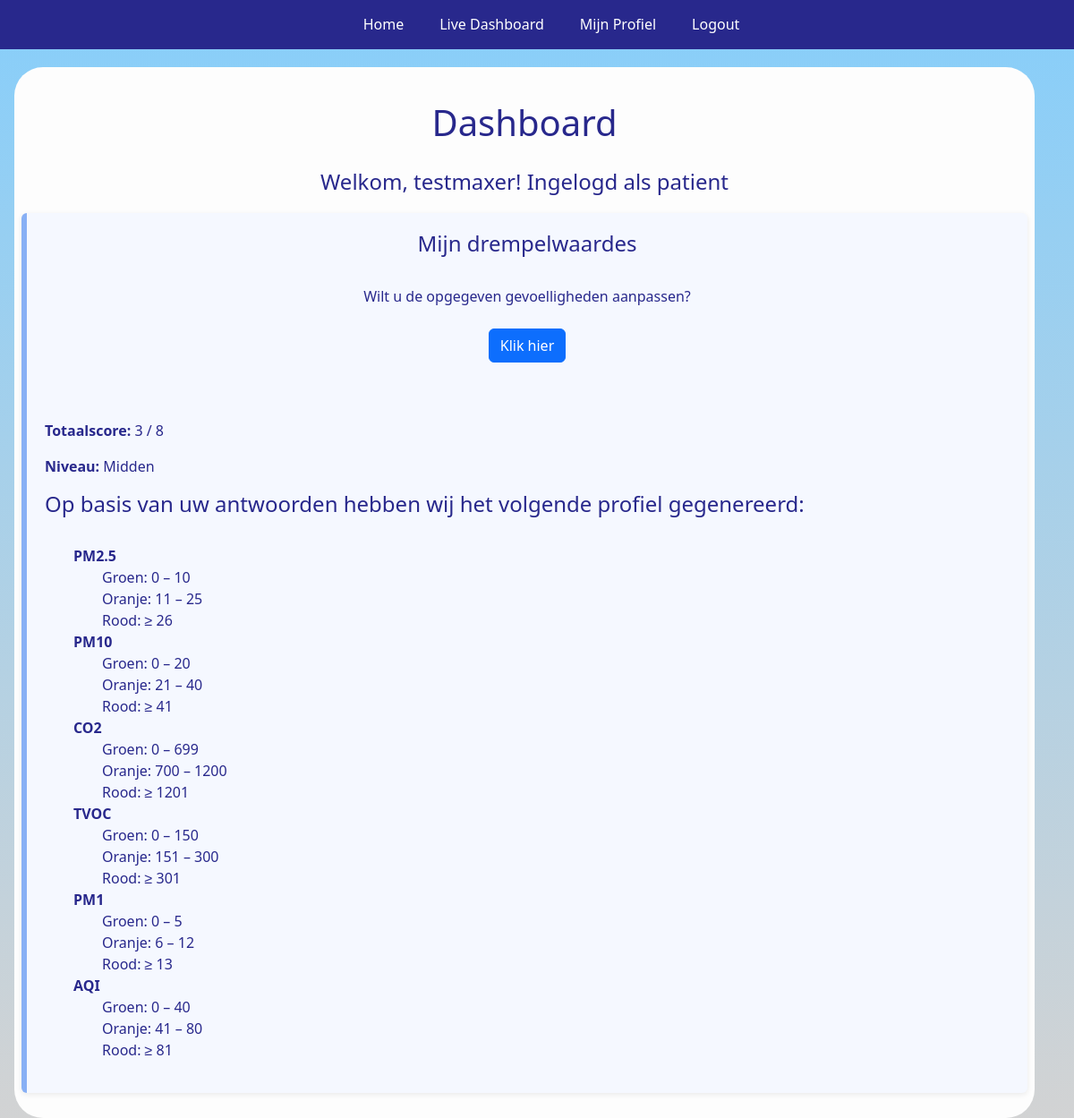
/profiel (signed in), run on the app's committed database.
### models.py (models this page shows, shortened)
class User(db.Model, UserMixin):
    __tablename__ = 'user'
    id: Map[int] = mc(primary_key=True)
    username: Map[str] = mc(String(150), unique=True, nullable=False)
    email: Map[str] = mc(String(150), unique=True, nullable=False)
    pw_hash: Map[str] = mc(String(256), nullable=False)
    role: Map[str] = mc(String(20), nullable=False)
    waardes: Map[Optional['Waardes']] = rel(back_populates='user', uselist=False)

class Waardes(db.Model):
    __tablename__ = 'waardes'
    id: Map[int] = mc(primary_key=True)
    leeftijd: Map[int] = mc(Integer(), nullable=False)
    diagnose: Map[str] = mc(String(8), nullable=False)
    rookt: Map[bool] = mc(Boolean, nullable=False)
    dag: Map[bool] = mc(Boolean, nullable=False)
    nacht: Map[bool] = mc(Boolean, nullable=False)
    saba: Map[bool] = mc(Boolean, nullable=False)
    beperking: Map[bool] = mc(Boolean, nullable=False)
    hospital: Map[bool] = mc(Boolean, nullable=False)
    prednison: Map[bool] = mc(Boolean, nullable=False)
    exacerbaties: Map[int] = mc(Integer(), nullable=False)
    score: Map[Optional[int]] = mc(Integer(), default=0)
    niveau: Map[Optional[str]] = mc(String(6))
    user_id: Map[int] = mc(FK('user.id'), unique=True, nullable=False)
    user: Map['User'] = rel(back_populates='waardes')

### app.py (the view)
@app.route('/profiel')
@login_required
def profiel():
    if current_user.waardes:
        user = current_user
        niveau = user.waardes.niveau
        score = user.waardes.score
        drempels = DREMPELWAARDES[niveau]
        return rt('profiel.html', niveau=niveau,
              score=score, drempels=drempels)
    return rt('profiel.html')

### models.py (called while the page is built)
@login_manager.user_loader
def load_user(user_id):
    return User.query.get(int(user_id))

### templates/profiel.html (shortened to what this page needs)
{% extends "base.html" %}
{% block content %}
{% if current_user.is_authenticated %}
<section class="container">
    <div class="heading">
        <h1>Dashboard</h1>
        <h2>Welkom, {{ current_user.username }}! Ingelogd als {{ current_user.role }}</h2>
    </div>
    <div class="waardes-container">
        <h2>Mijn drempelwaardes</h2>
        <br>
        {% if score %}
        <p style="text-align: center;">
            Wilt u de opgegeven gevoelligheden aanpassen?
            <br><br>
            <a class="btn btn-primary" href="{{ url_for('update')}}">Klik hier</a>
        </p>
        {% endif %}
        {% if score is not none and niveau and drempels %}
        <br>
        <br>
        <p><strong>Totaalscore:</strong> {{ score }} / 8</p>
        <p><strong>Niveau:</strong> {{ niveau }}</p>
        <h4>Op basis van uw antwoorden hebben wij het volgende profiel gegenereerd:</h4>
        <br>
        <ul>
            {% for column, ranges in drempels.items() %}
            <li><strong>{{ column }}</strong>
                <ul>
                    <li>Groen: {{ ranges['groen'][0] }} – {{ ranges['groen'][1] }}</li>
                    <li>Oranje: {{ ranges['oranje'][0] }} – {{ ranges['oranje'][1] }}</li>
                    <li>Rood: ≥ {{ ranges['rood'][0] }}</li>
                </ul>
            </li>
            {% endfor %}
        </ul>
        {% endif %}
    </div>
</section>
{% else %}
<h1>Log eerst in!</h1>
{% endif %}
{% endblock %}

### templates/base.html (shortened to what this page needs)
<html lang="en">
<head>
    <link href="https://cdn.jsdelivr.net/npm/bootstrap@5.3.8/dist/css/bootstrap.min.css" rel="stylesheet"
>
    <link rel="stylesheet" href="{{ url_for('static', filename='style.css') }}">
</head>
<body>
    <nav class="custom-nav">
        <ul class="nav-menu">
            <li><a href="/">Home</a></li>
            {% if current_user.is_authenticated %}
            <li><a href="{{ url_for('results') }}">Live Dashboard</a></li>
            <li><a href="{{ url_for('profiel') }}">Mijn Profiel</a></li>
            <li><a href="{{ url_for('logout') }}">Logout</a></li>
            {% else %}
            <li><a href="{{ url_for('login') }}">Inloggen</a></li>
            <li><a href="{{ url_for('register') }}">Registreren</a></li>
            {% endif %}
        </ul>
    </nav>
    {% block content %}{% endblock %}
</body>
</html>

### static/style.css (style rules this page uses)
* { box-sizing: border-box; font-family: 'Segoe UI', Tahoma, Geneva, Verdana, sans-serif; }
body { margin: 0; }
:root { --text-main-color: rgb(40, 40, 140); --text-second-color: white; --bg-main-color: rgb(40, 40, 140); --bg-second-color: lightskyblue; --bg-third-color: whitesmoke; --font-size-s: 0.9rem; --font-size-m: 1rem; --font-size-l: 1.5rem; --font-size-xl: 2rem; --font-size-xxl: 2.5rem; --font-weight-n: 400; --font-weight-m: 500; --font-weight-sb: 600; --font-weight-b: 700; --border-radius-s: 8px; --border-radius-m: 30px; --border-radius-c: 50% }
h1 { padding-top: 30px; padding-bottom: 20px; text-align: center; font-size: var(--font-size-xxl); }
h2 { text-align: center; font-size: var(--font-size-l); }
body { min-height: 100vh; background: linear-gradient(to bottom, var(--bg-second-color), lightgrey); color: var(--text-main-color); margin: 0; }
.custom-nav { padding-left: 20px; padding-right: 20px; padding-top: 15px; padding-bottom: 0px; margin-bottom: 20px; display: flex; align-items: center; justify-content: center; background: var(--bg-main-color); }
.custom-nav ul { list-style: none; }
.custom-nav a { text-decoration: none; color: var(--text-second-color); }
.custom-nav .nav-menu { display: flex; gap: 10px; }
.custom-nav .nav-menu a { padding: 15px; }
.waardes-container { margin: 20px auto; padding: 20px; background: #f5f8ff; border-left: 6px solid #88b0f5; border-radius: 6px; box-shadow: 0 2px 6px rgba(0, 0, 0, 0.08); }
.container { background: #fdfdfd; border-radius: 2rem; margin: 1rem; padding: 0.5rem; }
.vragenlijst-form ul, li { list-style: none; padding: 0; margin: 0; }

### data on the page
User: username "testmaxer", role "patient"
Waardes: niveau "Midden"

### other printed values
{{ score }} "3"
{{ column }} "PM2.5" "PM10" "CO2" "TVOC" "PM1" "AQI"
{{ ranges['groen'][0] }} "0" "0" "0" "0" "0" "0"
{{ ranges['groen'][1] }} "10" "20" "699" "150" "5" "40"
{{ ranges['oranje'][0] }} "11" "21" "700" "151" "6" "41"
{{ ranges['oranje'][1] }} "25" "40" "1200" "300" "12" "80"
{{ ranges['rood'][0] }} "26" "41" "1201" "301" "13" "81"
